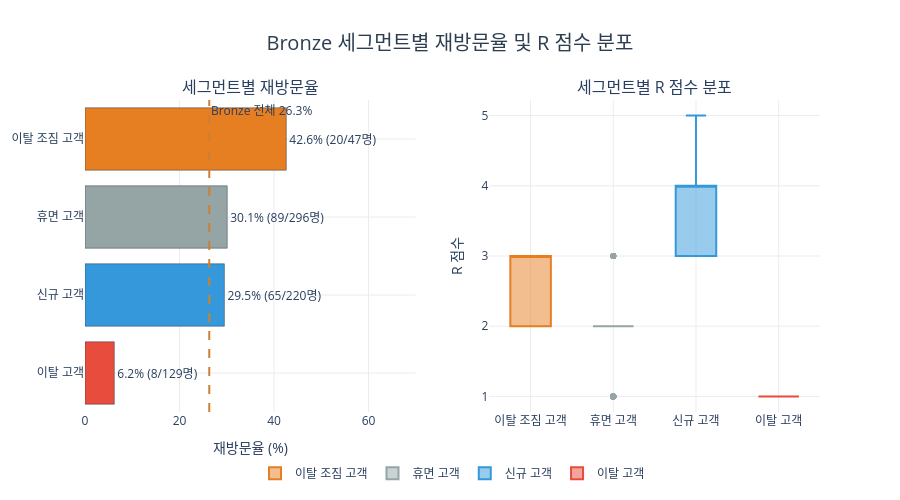

This figure's notebook cell:
### Code cell
fig = make_subplots(
    rows=1, cols=2,
    subplot_titles=['세그먼트별 재방문율', '세그먼트별 R 점수 분포']
)

for _, row in seg_revisit.sort_values('재방문율').iterrows():
    seg = row['세그먼트']
    fig.add_trace(go.Bar(
        x=[row['재방문율']],
        y=[seg],
        orientation='h',
        marker=dict(color=seg_color.get(seg, '#cccccc'), line=dict(color='#2c3e50', width=0.5)),
        text=[f"{row['재방문율']:.1f}% ({int(row['재방문고객'])}/{int(row['전체고객'])}명)"],
        textposition='outside',
        showlegend=False,
    ), row=1, col=1)

for seg in ['이탈 조짐 고객', '휴면 고객', '신규 고객', '이탈 고객']:
    sub = visit_h1[visit_h1['세그먼트'] == seg]['R']
    fig.add_trace(go.Box(
        y=sub,
        name=seg,
        marker_color=seg_color.get(seg, '#cccccc'),
        boxpoints='outliers',
    ), row=1, col=2)

fig.add_vline(
    x=26.3, line_dash='dash', line_color='#CD7F32', line_width=2,
    annotation_text='Bronze 전체 26.3%', annotation_position='top right',
    row=1, col=1
)

fig.update_layout(
    title=dict(
        text='Bronze 세그먼트별 재방문율 및 R 점수 분포',
        font=dict(size=20, color='#2c3e50'), x=0.5, xanchor='center'
    ),
    plot_bgcolor='white',
    height=500,
    legend=dict(orientation='h', yanchor='top', y=-0.15, xanchor='center', x=0.5)
)
fig.update_xaxes(gridcolor='#ececec')
fig.update_yaxes(gridcolor='#ececec')
fig.update_xaxes(title_text='재방문율 (%)', range=[0, 70], row=1, col=1)
fig.update_yaxes(title_text='R 점수', row=1, col=2)
fig.show()

### Figure 1 — Plotly figure (JSON) as saved in the notebook; plotly's stock layout.template omitted (floating-point values rounded to 4 significant figures; data arrays with more than 128 entries replaced by an {"elided": "..."} marker saying what was removed)
{"data": [{"marker": {"color": "#e74c3c", "line": {"color": "#2c3e50", "width": 0.5}}, "orientation": "h", "showlegend": false, "text": ["6.2% (8/129명)"], "textposition": "outside", "type": "bar", "x": [6.2], "xaxis": "x", "y": ["이탈 고객"], "yaxis": "y"}, {"marker": {"color": "#3498db", "line": {"color": "#2c3e50", "width": 0.5}}, "orientation": "h", "showlegend": false, "text": ["29.5% (65/220명)"], "textposition": "outside", "type": "bar", "x": [29.5], "xaxis": "x", "y": ["신규 고객"], "yaxis": "y"}, {"marker": {"color": "#95a5a6", "line": {"color": "#2c3e50", "width": 0.5}}, "orientation": "h", "showlegend": false, "text": ["30.1% (89/296명)"], "textposition": "outside", "type": "bar", "x": [30.1], "xaxis": "x", "y": ["휴면 고객"], "yaxis": "y"}, {"marker": {"color": "#e67e22", "line": {"color": "#2c3e50", "width": 0.5}}, "orientation": "h", "showlegend": false, "text": ["42.6% (20/47명)"], "textposition": "outside", "type": "bar", "x": [42.6], "xaxis": "x", "y": ["이탈 조짐 고객"], "yaxis": "y"}, {"boxpoints": "outliers", "marker": {"color": "#e67e22"}, "name": "이탈 조짐 고객", "type": "box", "xaxis": "x2", "y": [3, 3, 3, 3, 2, 2, 3, 3, 3, 3, 3, 3, 3, 2, 2, 3, 3, 3, 3, 2, 2, 2, 2, 2, 2, 3, 3, 3, 3, 3, 2, 3, 3, 3, 2, 3, 2, 3, 3, 3, 2, 2, 3, 3, 3, 2, 3], "yaxis": "y2"}, {"boxpoints": "outliers", "marker": {"color": "#95a5a6"}, "name": "휴면 고객", "type": "box", "xaxis": "x2", "y": {"elided": "296 int values"}, "yaxis": "y2"}, {"boxpoints": "outliers", "marker": {"color": "#3498db"}, "name": "신규 고객", "type": "box", "xaxis": "x2", "y": {"elided": "220 int values"}, "yaxis": "y2"}, {"boxpoints": "outliers", "marker": {"color": "#e74c3c"}, "name": "이탈 고객", "type": "box", "xaxis": "x2", "y": {"elided": "129 int values"}, "yaxis": "y2"}], "layout": {"annotations": [{"font": {"size": 16}, "showarrow": false, "text": "세그먼트별 재방문율", "x": 0.225, "xanchor": "center", "xref": "paper", "y": 1, "yanchor": "bottom", "yref": "paper"}, {"font": {"size": 16}, "showarrow": false, "text": "세그먼트별 R 점수 분포", "x": 0.775, "xanchor": "center", "xref": "paper", "y": 1, "yanchor": "bottom", "yref": "paper"}, {"showarrow": false, "text": "Bronze 전체 26.3%", "x": 26.3, "xanchor": "left", "xref": "x", "y": 1, "yanchor": "top", "yref": "y domain"}], "height": 500, "legend": {"orientation": "h", "x": 0.5, "xanchor": "center", "y": -0.15, "yanchor": "top"}, "plot_bgcolor": "white", "shapes": [{"line": {"color": "#CD7F32", "dash": "dash", "width": 2}, "type": "line", "x0": 26.3, "x1": 26.3, "xref": "x", "y0": 0, "y1": 1, "yref": "y domain"}], "title": {"font": {"color": "#2c3e50", "size": 20}, "text": "Bronze 세그먼트별 재방문율 및 R 점수 분포", "x": 0.5, "xanchor": "center"}, "xaxis": {"anchor": "y", "domain": [0, 0.45], "gridcolor": "#ececec", "range": [0, 70], "title": {"text": "재방문율 (%)"}}, "xaxis2": {"anchor": "y2", "domain": [0.55, 1], "gridcolor": "#ececec"}, "yaxis": {"anchor": "x", "domain": [0, 1], "gridcolor": "#ececec"}, "yaxis2": {"anchor": "x2", "domain": [0, 1], "gridcolor": "#ececec", "title": {"text": "R 점수"}}}}
